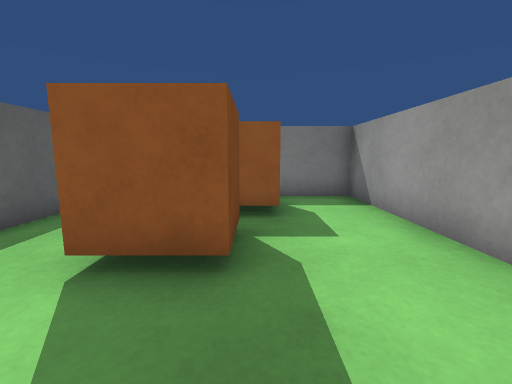
[1] (above)

12 first-person views from a walk through a scene from a Unity 3-D project. The camera is 0.58 m above the floor, tilts 8° down and sees 90° across. The floor is counted in squares, 0.5 m on a side. Each view is taken from the middle of a square. On the plan, view 1 faces up. The plan holds only what a view shows up to about 12 squares ahead; the rest is blank. The place goes on beyond the plan. The player character is not drawn. Surface patterns are stand-ins for the level's own textures.

[2]
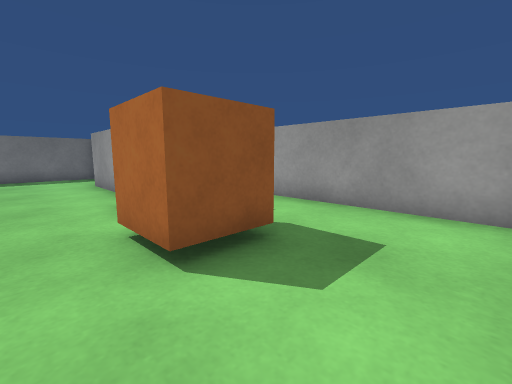

[3]
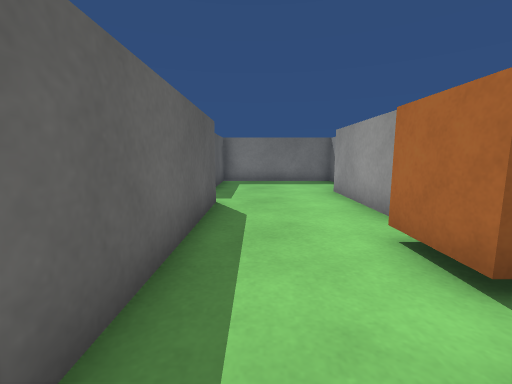

[4]
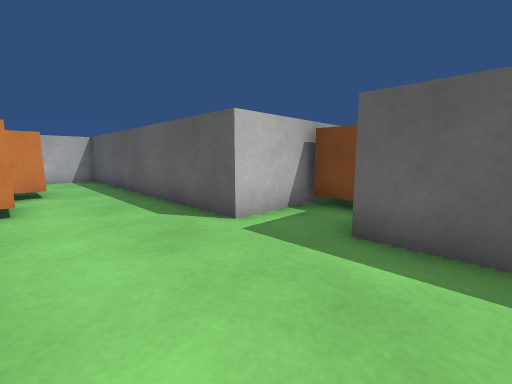

[5]
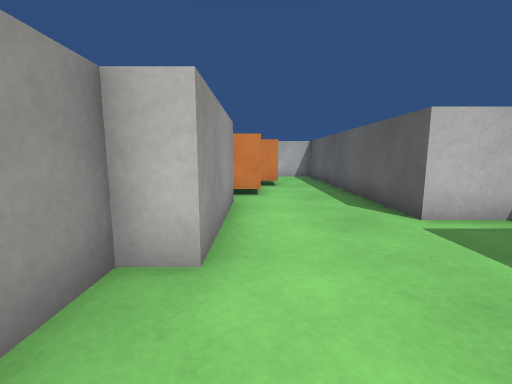

[6]
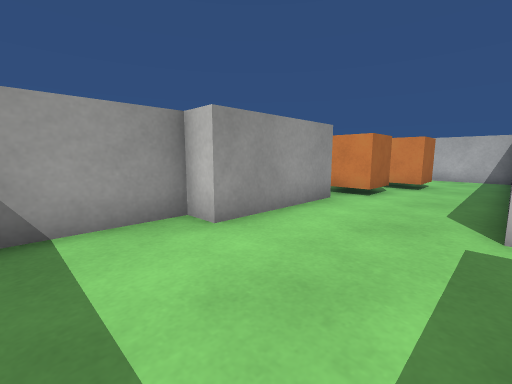

[7]
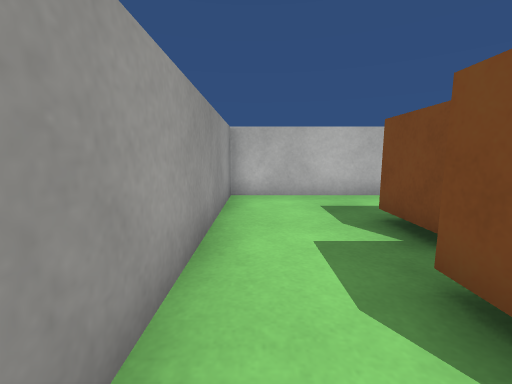

[8]
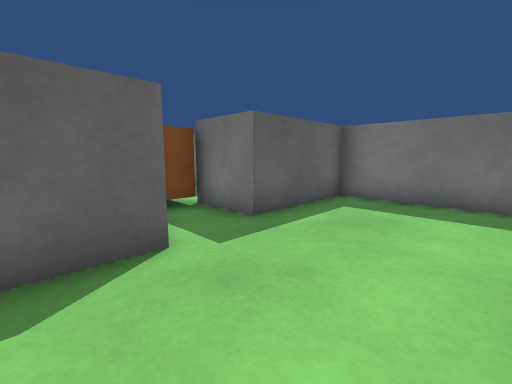

[9]
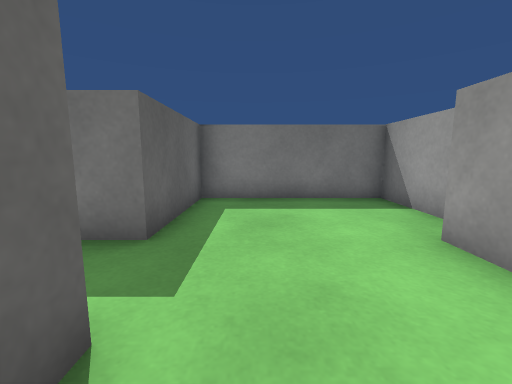

[10]
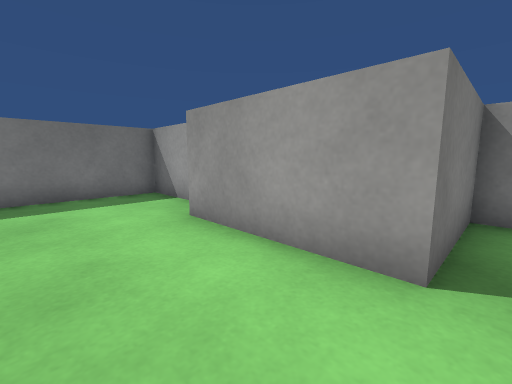

[11]
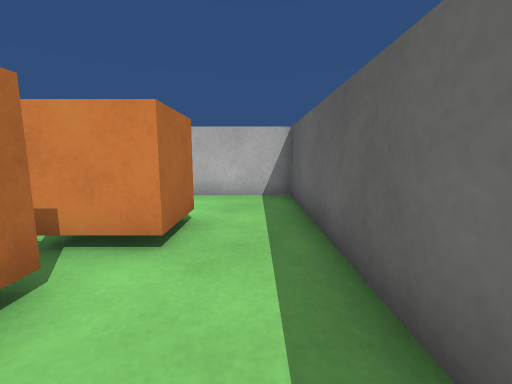

[12]
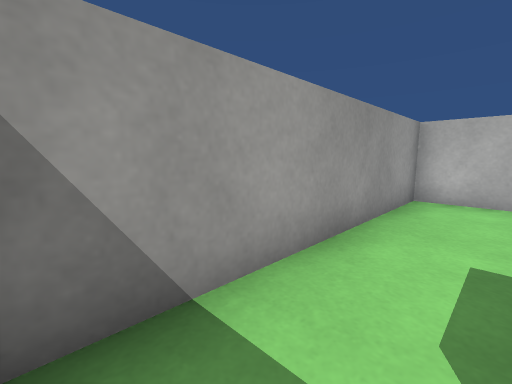

### Floor plan
Key: @ floor where view 1 was taken; # wall or solid block; . floor; O other object.
Columns run from 7 left of view 1 to 3 right of it. Each row starts with its distance up from view 1.
 15   #######
 14   #.....#
 13   #.....#
 12 ###.....#
 11  O.....##
 10  O.....#
  9 ####...#
  8    #...####
  7    #......#
  6    #..OO..#
  5    #..OO..#
  4    #.OOO..#
  3    #.OOO..#
  2    #......#
  1    #......#
  0    #...@..#
 -1    ########

Positions as (right, up) in squares from view 1, and headings:
1: (0, 0), facing up
2: (-3, 0), facing up-right
3: (-3, 3), facing up
4: (-1, 13), facing down-left
5: (-1, 14), facing down
6: (-4, 14), facing down-right
7: (2, 7), facing down
8: (-1, 8), facing up-left
9: (-3, 8), facing up
10: (-3, 7), facing up-right
11: (-3, 7), facing down
12: (1, 7), facing down-right
